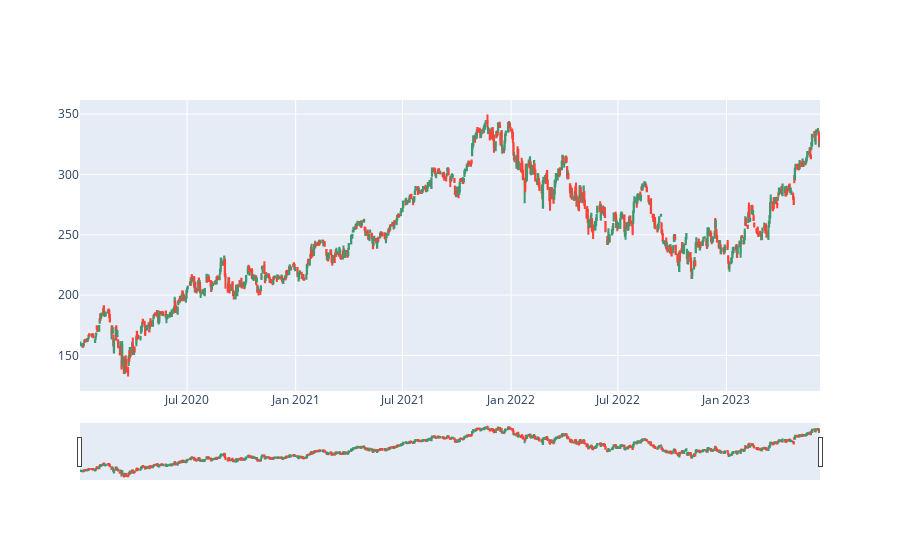

The cell this chart's notebook holds for it:
### Code cell
## making the candle stick chart for the given ticker symbol
fig = go.Figure(data=[go.Candlestick(x=df['Date'],
                open = df['Open'],
                high = df['High'],
                low = df['Low'],
                close = df['Close'])])
fig.show()

### Figure 1 — Plotly figure (JSON) as saved in the notebook; plotly's stock layout.template omitted (floating-point values rounded to 4 significant figures; data arrays with more than 128 entries replaced by an {"elided": "..."} marker saying what was removed)
{"data": [{"close": {"elided": "865 float values"}, "high": {"elided": "865 float values"}, "low": {"elided": "865 float values"}, "open": {"elided": "865 float values"}, "type": "candlestick", "x": {"elided": "865 str values"}}], "layout": {}}
